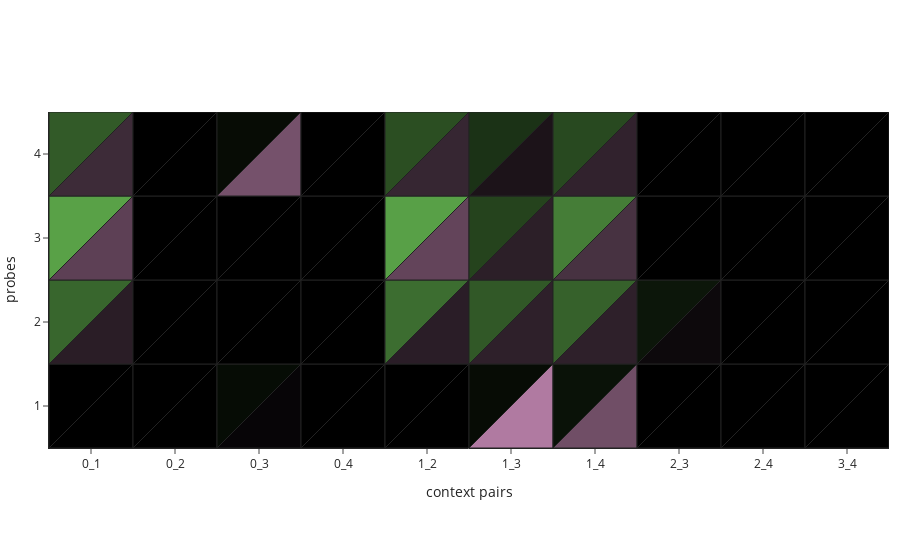

The code cell stored with this chart in its notebook:
### Markdown cell above
# double heatplot (contextual metrics) for example cell

### Code cell
fig = make_subplots(1,1)
width = 6 # in inches
heigh = width * 4/9 # aspect ratio of heatmap
_ = fig.update_layout(template='simple_white',
                      margin=dict(l=10, r=10, t=10, b=10),
                      # width=round(ppi*width), height=round(ppi*heigh),
                      showlegend=False)

row, col = 1, 1

# turns long format data into an array with dimension Probe * context_pair
to_pivot = filtered.loc[(filtered['id'] == cellid),
                         ['context_pair', 'trans_pair', 'probe', 'metric', 'value']]
sqr_df = to_pivot.pivot_table(index=['metric','probe'], columns=['context_pair'], values='value')
amplitudes = sqr_df.loc["integral (d'*ms)", :]
durations = sqr_df.loc["center of mass (ms)", :]

# general shapes of the upper and lower triangles to be passed to Scatter x and y
xu, yu = np.array([0,0,1,0]), np.array([0,1,1,0])
xl, yl = np.array([0,1,1,0]), np.array([0,0,1,0])

# defines colors corresponding to normalized metric values
norm_amp = (amplitudes.values / amplitudes.values.max()).flatten()
norm_dur = (durations.values / durations.values.max()).flatten()

amp_cscale = pc.make_colorscale(['#000000', Green])
dur_cscale = pc.make_colorscale(['#000000', Purple])

amp_color = np.asarray(pc.sample_colorscale(amp_cscale, norm_amp)).reshape(amplitudes.shape)
dur_color = np.asarray(pc.sample_colorscale(dur_cscale, norm_dur)).reshape(durations.shape)

for nn, (p, c) in enumerate(np.ndindex(amplitudes.shape)):

    # amplitud uppe half
    _ = fig.add_trace(go.Scatter(x=xu+c, y=yu+p, mode='lines',
                                 line_width=1, line_color='#222222',
                                 fill='toself', fillcolor=amp_color[p,c],
                                 marker=dict(color=amplitudes.values[p,c],
                                             coloraxis='coloraxis',
                                             cmin=0, cmax=amplitudes.values.max(),
                                             showscale=True,
                                             )
                                 ),
                      row=row, col=col)

    # duration lower half
    _ = fig.add_trace(go.Scatter(x=xl+c, y=yl+p, mode='lines',
                                 line_width=1, line_color='#222222',
                                 fill='toself', fillcolor=dur_color[p,c],
                                 marker=dict(
                                             color=durations.values[p,c],
                                             coloraxis='coloraxis2',
                                             cmin=0, cmax=durations.values.max(),
                                             showscale=True,
                                             )),
                      row=row, col=col)

# add dummy traces for their color bars
# _ = fig.add_trace(go.Scatter(x=[None], y=[None], mode='markers',
#                             marker=dict(colorscale=amp_cscale, showscale=True,
#                                         cmin=0, cmax=amplitudes.values.max(),
#                                         colorbar=dict(
#                                             thickness=10,
#                                             title_text="amplitude (d'*ms)",
#                                             title_side='right',
#                                             tickangle=-90,
#                                             xanchor='left', x=1.15))),
#                   row=row, col=col)
#
# _ = fig.add_trace(go.Scatter(x=[None], y=[None], mode='markers',
#                             marker=dict(colorscale=dur_cscale, showscale=True,
#                                         cmin=0, cmax=durations.values.max(),
#                                         colorbar=dict(
#                                             thickness=10,
#                                             title_text="duration (ms)",
#                                             title_side='right',
#                                             tickangle=-90,
#                                             xanchor='left', x=1))),
#                   row=row, col=col)

# highlights the example probe context_pair combination
# ctx_idx = amplitudes.columns.to_list().index(f'{ctx_pair[0]:02}_{ctx_pair[1]:02}')
# _ = fig.add_shape(type='rect', x0=ctx_idx-0.5, x1=ctx_idx+0.5, y0=prb_idx-0.5, y1=prb_idx+0.5,
#                   line=dict(color='red', width=5), fillcolor='rgba(0,0,0,0)',
#                   row=row, col=col)

# strip left zero padding for better display
ticktexts = [f"{int(pp.split('_')[0])}_{int(pp.split('_')[1])}" for pp in amplitudes.columns.to_list()]
_ = fig.update_xaxes(title=dict(text='context pairs'),
                     anchor='y', scaleanchor='y',
                     constrain='domain',
                     tickmode = 'array',
                     tickvals=np.arange(amplitudes.columns.size)+0.5,
                     ticktext = ticktexts)

_ = fig.update_yaxes(title=dict(text='probes'), anchor = "x",
                     constrain='domain',
                     range=[0, amplitudes.index.size],
                     tickmode = 'array',
                     tickvals = np.arange(amplitudes.index.size)+0.5,
                     ticktext = amplitudes.index.to_list()
                     )

fig.update_layout(coloraxis=dict(colorscale='inferno',
                                 colorbar=dict(
                                     title=dict(
                                         text='neurons recruited (%)',
                                         side='right'
                                     ))))

fig.show()

### Figure 1 — Plotly figure (JSON) as saved in the notebook; plotly's stock layout.template omitted (floating-point values rounded to 4 significant figures)
{"data": [{"fill": "toself", "fillcolor": "rgb(0, 0, 0)", "line": {"color": "#222222", "width": 1}, "marker": {"cmax": 1238.0, "cmin": 0, "color": 0.0, "coloraxis": "coloraxis", "showscale": true}, "mode": "lines", "type": "scatter", "x": [0, 0, 1, 0], "xaxis": "x", "y": [0, 1, 1, 0], "yaxis": "y"}, {"fill": "toself", "fillcolor": "rgb(0, 0, 0)", "line": {"color": "#222222", "width": 1}, "marker": {"cmax": 699.3, "cmin": 0, "color": 0.0, "coloraxis": "coloraxis2", "showscale": true}, "mode": "lines", "type": "scatter", "x": [0, 1, 1, 0], "xaxis": "x", "y": [0, 0, 1, 0], "yaxis": "y"}, {"fill": "toself", "fillcolor": "rgb(0, 0, 0)", "line": {"color": "#222222", "width": 1}, "marker": {"cmax": 1238.0, "cmin": 0, "color": 0.0, "coloraxis": "coloraxis", "showscale": true}, "mode": "lines", "type": "scatter", "x": [1, 1, 2, 1], "xaxis": "x", "y": [0, 1, 1, 0], "yaxis": "y"}, {"fill": "toself", "fillcolor": "rgb(0, 0, 0)", "line": {"color": "#222222", "width": 1}, "marker": {"cmax": 699.3, "cmin": 0, "color": 0.0, "coloraxis": "coloraxis2", "showscale": true}, "mode": "lines", "type": "scatter", "x": [1, 2, 2, 1], "xaxis": "x", "y": [0, 0, 1, 0], "yaxis": "y"}, {"fill": "toself", "fillcolor": "rgb(6, 12, 5)", "line": {"color": "#222222", "width": 1}, "marker": {"cmax": 1238.0, "cmin": 0, "color": 89.7, "coloraxis": "coloraxis", "showscale": true}, "mode": "lines", "type": "scatter", "x": [2, 2, 3, 2], "xaxis": "x", "y": [0, 1, 1, 0], "yaxis": "y"}, {"fill": "toself", "fillcolor": "rgb(7, 5, 7)", "line": {"color": "#222222", "width": 1}, "marker": {"cmax": 699.3, "cmin": 0, "color": 28.8, "coloraxis": "coloraxis2", "showscale": true}, "mode": "lines", "type": "scatter", "x": [2, 3, 3, 2], "xaxis": "x", "y": [0, 0, 1, 0], "yaxis": "y"}, {"fill": "toself", "fillcolor": "rgb(0, 0, 0)", "line": {"color": "#222222", "width": 1}, "marker": {"cmax": 1238.0, "cmin": 0, "color": 0.0, "coloraxis": "coloraxis", "showscale": true}, "mode": "lines", "type": "scatter", "x": [3, 3, 4, 3], "xaxis": "x", "y": [0, 1, 1, 0], "yaxis": "y"}, {"fill": "toself", "fillcolor": "rgb(0, 0, 0)", "line": {"color": "#222222", "width": 1}, "marker": {"cmax": 699.3, "cmin": 0, "color": 0.0, "coloraxis": "coloraxis2", "showscale": true}, "mode": "lines", "type": "scatter", "x": [3, 4, 4, 3], "xaxis": "x", "y": [0, 0, 1, 0], "yaxis": "y"}, {"fill": "toself", "fillcolor": "rgb(0, 0, 0)", "line": {"color": "#222222", "width": 1}, "marker": {"cmax": 1238.0, "cmin": 0, "color": 0.0, "coloraxis": "coloraxis", "showscale": true}, "mode": "lines", "type": "scatter", "x": [4, 4, 5, 4], "xaxis": "x", "y": [0, 1, 1, 0], "yaxis": "y"}, {"fill": "toself", "fillcolor": "rgb(0, 0, 0)", "line": {"color": "#222222", "width": 1}, "marker": {"cmax": 699.3, "cmin": 0, "color": 0.0, "coloraxis": "coloraxis2", "showscale": true}, "mode": "lines", "type": "scatter", "x": [4, 5, 5, 4], "xaxis": "x", "y": [0, 0, 1, 0], "yaxis": "y"}, {"fill": "toself", "fillcolor": "rgb(7, 12, 5)", "line": {"color": "#222222", "width": 1}, "marker": {"cmax": 1238.0, "cmin": 0, "color": 92.96, "coloraxis": "coloraxis", "showscale": true}, "mode": "lines", "type": "scatter", "x": [5, 5, 6, 5], "xaxis": "x", "y": [0, 1, 1, 0], "yaxis": "y"}, {"fill": "toself", "fillcolor": "rgb(176, 122, 161)", "line": {"color": "#222222", "width": 1}, "marker": {"cmax": 699.3, "cmin": 0, "color": 699.3, "coloraxis": "coloraxis2", "showscale": true}, "mode": "lines", "type": "scatter", "x": [5, 6, 6, 5], "xaxis": "x", "y": [0, 0, 1, 0], "yaxis": "y"}, {"fill": "toself", "fillcolor": "rgb(10, 18, 8)", "line": {"color": "#222222", "width": 1}, "marker": {"cmax": 1238.0, "cmin": 0, "color": 136.4, "coloraxis": "coloraxis", "showscale": true}, "mode": "lines", "type": "scatter", "x": [6, 6, 7, 6], "xaxis": "x", "y": [0, 1, 1, 0], "yaxis": "y"}, {"fill": "toself", "fillcolor": "rgb(112, 78, 102)", "line": {"color": "#222222", "width": 1}, "marker": {"cmax": 699.3, "cmin": 0, "color": 444.5, "coloraxis": "coloraxis2", "showscale": true}, "mode": "lines", "type": "scatter", "x": [6, 7, 7, 6], "xaxis": "x", "y": [0, 0, 1, 0], "yaxis": "y"}, {"fill": "toself", "fillcolor": "rgb(0, 0, 0)", "line": {"color": "#222222", "width": 1}, "marker": {"cmax": 1238.0, "cmin": 0, "color": 0.0, "coloraxis": "coloraxis", "showscale": true}, "mode": "lines", "type": "scatter", "x": [7, 7, 8, 7], "xaxis": "x", "y": [0, 1, 1, 0], "yaxis": "y"}, {"fill": "toself", "fillcolor": "rgb(0, 0, 0)", "line": {"color": "#222222", "width": 1}, "marker": {"cmax": 699.3, "cmin": 0, "color": 0.0, "coloraxis": "coloraxis2", "showscale": true}, "mode": "lines", "type": "scatter", "x": [7, 8, 8, 7], "xaxis": "x", "y": [0, 0, 1, 0], "yaxis": "y"}, {"fill": "toself", "fillcolor": "rgb(0, 0, 0)", "line": {"color": "#222222", "width": 1}, "marker": {"cmax": 1238.0, "cmin": 0, "color": 0.0, "coloraxis": "coloraxis", "showscale": true}, "mode": "lines", "type": "scatter", "x": [8, 8, 9, 8], "xaxis": "x", "y": [0, 1, 1, 0], "yaxis": "y"}, {"fill": "toself", "fillcolor": "rgb(0, 0, 0)", "line": {"color": "#222222", "width": 1}, "marker": {"cmax": 699.3, "cmin": 0, "color": 0.0, "coloraxis": "coloraxis2", "showscale": true}, "mode": "lines", "type": "scatter", "x": [8, 9, 9, 8], "xaxis": "x", "y": [0, 0, 1, 0], "yaxis": "y"}, {"fill": "toself", "fillcolor": "rgb(0, 0, 0)", "line": {"color": "#222222", "width": 1}, "marker": {"cmax": 1238.0, "cmin": 0, "color": 0.0, "coloraxis": "coloraxis", "showscale": true}, "mode": "lines", "type": "scatter", "x": [9, 9, 10, 9], "xaxis": "x", "y": [0, 1, 1, 0], "yaxis": "y"}, {"fill": "toself", "fillcolor": "rgb(0, 0, 0)", "line": {"color": "#222222", "width": 1}, "marker": {"cmax": 699.3, "cmin": 0, "color": 0.0, "coloraxis": "coloraxis2", "showscale": true}, "mode": "lines", "type": "scatter", "x": [9, 10, 10, 9], "xaxis": "x", "y": [0, 0, 1, 0], "yaxis": "y"}, {"fill": "toself", "fillcolor": "rgb(56, 102, 45)", "line": {"color": "#222222", "width": 1}, "marker": {"cmax": 1238.0, "cmin": 0, "color": 782.0, "coloraxis": "coloraxis", "showscale": true}, "mode": "lines", "type": "scatter", "x": [0, 0, 1, 0], "xaxis": "x", "y": [1, 2, 2, 1], "yaxis": "y"}, {"fill": "toself", "fillcolor": "rgb(42, 29, 38)", "line": {"color": "#222222", "width": 1}, "marker": {"cmax": 699.3, "cmin": 0, "color": 166.8, "coloraxis": "coloraxis2", "showscale": true}, "mode": "lines", "type": "scatter", "x": [0, 1, 1, 0], "xaxis": "x", "y": [1, 1, 2, 1], "yaxis": "y"}, {"fill": "toself", "fillcolor": "rgb(0, 0, 0)", "line": {"color": "#222222", "width": 1}, "marker": {"cmax": 1238.0, "cmin": 0, "color": 0.0, "coloraxis": "coloraxis", "showscale": true}, "mode": "lines", "type": "scatter", "x": [1, 1, 2, 1], "xaxis": "x", "y": [1, 2, 2, 1], "yaxis": "y"}, {"fill": "toself", "fillcolor": "rgb(0, 0, 0)", "line": {"color": "#222222", "width": 1}, "marker": {"cmax": 699.3, "cmin": 0, "color": 0.0, "coloraxis": "coloraxis2", "showscale": true}, "mode": "lines", "type": "scatter", "x": [1, 2, 2, 1], "xaxis": "x", "y": [1, 1, 2, 1], "yaxis": "y"}, {"fill": "toself", "fillcolor": "rgb(0, 0, 0)", "line": {"color": "#222222", "width": 1}, "marker": {"cmax": 1238.0, "cmin": 0, "color": 0.0, "coloraxis": "coloraxis", "showscale": true}, "mode": "lines", "type": "scatter", "x": [2, 2, 3, 2], "xaxis": "x", "y": [1, 2, 2, 1], "yaxis": "y"}, {"fill": "toself", "fillcolor": "rgb(0, 0, 0)", "line": {"color": "#222222", "width": 1}, "marker": {"cmax": 699.3, "cmin": 0, "color": 0.0, "coloraxis": "coloraxis2", "showscale": true}, "mode": "lines", "type": "scatter", "x": [2, 3, 3, 2], "xaxis": "x", "y": [1, 1, 2, 1], "yaxis": "y"}, {"fill": "toself", "fillcolor": "rgb(0, 0, 0)", "line": {"color": "#222222", "width": 1}, "marker": {"cmax": 1238.0, "cmin": 0, "color": 0.0, "coloraxis": "coloraxis", "showscale": true}, "mode": "lines", "type": "scatter", "x": [3, 3, 4, 3], "xaxis": "x", "y": [1, 2, 2, 1], "yaxis": "y"}, {"fill": "toself", "fillcolor": "rgb(0, 0, 0)", "line": {"color": "#222222", "width": 1}, "marker": {"cmax": 699.3, "cmin": 0, "color": 0.0, "coloraxis": "coloraxis2", "showscale": true}, "mode": "lines", "type": "scatter", "x": [3, 4, 4, 3], "xaxis": "x", "y": [1, 1, 2, 1], "yaxis": "y"}, {"fill": "toself", "fillcolor": "rgb(60, 109, 48)", "line": {"color": "#222222", "width": 1}, "marker": {"cmax": 1238.0, "cmin": 0, "color": 835.0, "coloraxis": "coloraxis", "showscale": true}, "mode": "lines", "type": "scatter", "x": [4, 4, 5, 4], "xaxis": "x", "y": [1, 2, 2, 1], "yaxis": "y"}, {"fill": "toself", "fillcolor": "rgb(42, 29, 39)", "line": {"color": "#222222", "width": 1}, "marker": {"cmax": 699.3, "cmin": 0, "color": 167.9, "coloraxis": "coloraxis2", "showscale": true}, "mode": "lines", "type": "scatter", "x": [4, 5, 5, 4], "xaxis": "x", "y": [1, 1, 2, 1], "yaxis": "y"}, {"fill": "toself", "fillcolor": "rgb(49, 88, 39)", "line": {"color": "#222222", "width": 1}, "marker": {"cmax": 1238.0, "cmin": 0, "color": 675.2, "coloraxis": "coloraxis", "showscale": true}, "mode": "lines", "type": "scatter", "x": [5, 5, 6, 5], "xaxis": "x", "y": [1, 2, 2, 1], "yaxis": "y"}, {"fill": "toself", "fillcolor": "rgb(46, 32, 42)", "line": {"color": "#222222", "width": 1}, "marker": {"cmax": 699.3, "cmin": 0, "color": 181.4, "coloraxis": "coloraxis2", "showscale": true}, "mode": "lines", "type": "scatter", "x": [5, 6, 6, 5], "xaxis": "x", "y": [1, 1, 2, 1], "yaxis": "y"}, {"fill": "toself", "fillcolor": "rgb(54, 97, 43)", "line": {"color": "#222222", "width": 1}, "marker": {"cmax": 1238.0, "cmin": 0, "color": 746.3, "coloraxis": "coloraxis", "showscale": true}, "mode": "lines", "type": "scatter", "x": [6, 6, 7, 6], "xaxis": "x", "y": [1, 2, 2, 1], "yaxis": "y"}, {"fill": "toself", "fillcolor": "rgb(46, 32, 42)", "line": {"color": "#222222", "width": 1}, "marker": {"cmax": 699.3, "cmin": 0, "color": 181.5, "coloraxis": "coloraxis2", "showscale": true}, "mode": "lines", "type": "scatter", "x": [6, 7, 7, 6], "xaxis": "x", "y": [1, 1, 2, 1], "yaxis": "y"}, {"fill": "toself", "fillcolor": "rgb(12, 22, 10)", "line": {"color": "#222222", "width": 1}, "marker": {"cmax": 1238.0, "cmin": 0, "color": 170.6, "coloraxis": "coloraxis", "showscale": true}, "mode": "lines", "type": "scatter", "x": [7, 7, 8, 7], "xaxis": "x", "y": [1, 2, 2, 1], "yaxis": "y"}, {"fill": "toself", "fillcolor": "rgb(13, 9, 12)", "line": {"color": "#222222", "width": 1}, "marker": {"cmax": 699.3, "cmin": 0, "color": 52.4, "coloraxis": "coloraxis2", "showscale": true}, "mode": "lines", "type": "scatter", "x": [7, 8, 8, 7], "xaxis": "x", "y": [1, 1, 2, 1], "yaxis": "y"}, {"fill": "toself", "fillcolor": "rgb(0, 0, 0)", "line": {"color": "#222222", "width": 1}, "marker": {"cmax": 1238.0, "cmin": 0, "color": 0.0, "coloraxis": "coloraxis", "showscale": true}, "mode": "lines", "type": "scatter", "x": [8, 8, 9, 8], "xaxis": "x", "y": [1, 2, 2, 1], "yaxis": "y"}, {"fill": "toself", "fillcolor": "rgb(0, 0, 0)", "line": {"color": "#222222", "width": 1}, "marker": {"cmax": 699.3, "cmin": 0, "color": 0.0, "coloraxis": "coloraxis2", "showscale": true}, "mode": "lines", "type": "scatter", "x": [8, 9, 9, 8], "xaxis": "x", "y": [1, 1, 2, 1], "yaxis": "y"}, {"fill": "toself", "fillcolor": "rgb(0, 0, 0)", "line": {"color": "#222222", "width": 1}, "marker": {"cmax": 1238.0, "cmin": 0, "color": 0.0, "coloraxis": "coloraxis", "showscale": true}, "mode": "lines", "type": "scatter", "x": [9, 9, 10, 9], "xaxis": "x", "y": [1, 2, 2, 1], "yaxis": "y"}, {"fill": "toself", "fillcolor": "rgb(0, 0, 0)", "line": {"color": "#222222", "width": 1}, "marker": {"cmax": 699.3, "cmin": 0, "color": 0.0, "coloraxis": "coloraxis2", "showscale": true}, "mode": "lines", "type": "scatter", "x": [9, 10, 10, 9], "xaxis": "x", "y": [1, 1, 2, 1], "yaxis": "y"}, {"fill": "toself", "fillcolor": "rgb(89, 161, 71)", "line": {"color": "#222222", "width": 1}, "marker": {"cmax": 1238.0, "cmin": 0, "color": 1238.0, "coloraxis": "coloraxis", "showscale": true}, "mode": "lines", "type": "scatter", "x": [0, 0, 1, 0], "xaxis": "x", "y": [2, 3, 3, 2], "yaxis": "y"}, {"fill": "toself", "fillcolor": "rgb(93, 64, 85)", "line": {"color": "#222222", "width": 1}, "marker": {"cmax": 699.3, "cmin": 0, "color": 369.2, "coloraxis": "coloraxis2", "showscale": true}, "mode": "lines", "type": "scatter", "x": [0, 1, 1, 0], "xaxis": "x", "y": [2, 2, 3, 2], "yaxis": "y"}, {"fill": "toself", "fillcolor": "rgb(0, 0, 0)", "line": {"color": "#222222", "width": 1}, "marker": {"cmax": 1238.0, "cmin": 0, "color": 0.0, "coloraxis": "coloraxis", "showscale": true}, "mode": "lines", "type": "scatter", "x": [1, 1, 2, 1], "xaxis": "x", "y": [2, 3, 3, 2], "yaxis": "y"}, {"fill": "toself", "fillcolor": "rgb(0, 0, 0)", "line": {"color": "#222222", "width": 1}, "marker": {"cmax": 699.3, "cmin": 0, "color": 0.0, "coloraxis": "coloraxis2", "showscale": true}, "mode": "lines", "type": "scatter", "x": [1, 2, 2, 1], "xaxis": "x", "y": [2, 2, 3, 2], "yaxis": "y"}, {"fill": "toself", "fillcolor": "rgb(0, 0, 0)", "line": {"color": "#222222", "width": 1}, "marker": {"cmax": 1238.0, "cmin": 0, "color": 0.0, "coloraxis": "coloraxis", "showscale": true}, "mode": "lines", "type": "scatter", "x": [2, 2, 3, 2], "xaxis": "x", "y": [2, 3, 3, 2], "yaxis": "y"}, {"fill": "toself", "fillcolor": "rgb(0, 0, 0)", "line": {"color": "#222222", "width": 1}, "marker": {"cmax": 699.3, "cmin": 0, "color": 0.0, "coloraxis": "coloraxis2", "showscale": true}, "mode": "lines", "type": "scatter", "x": [2, 3, 3, 2], "xaxis": "x", "y": [2, 2, 3, 2], "yaxis": "y"}, {"fill": "toself", "fillcolor": "rgb(0, 0, 0)", "line": {"color": "#222222", "width": 1}, "marker": {"cmax": 1238.0, "cmin": 0, "color": 0.0, "coloraxis": "coloraxis", "showscale": true}, "mode": "lines", "type": "scatter", "x": [3, 3, 4, 3], "xaxis": "x", "y": [2, 3, 3, 2], "yaxis": "y"}, {"fill": "toself", "fillcolor": "rgb(0, 0, 0)", "line": {"color": "#222222", "width": 1}, "marker": {"cmax": 699.3, "cmin": 0, "color": 0.0, "coloraxis": "coloraxis2", "showscale": true}, "mode": "lines", "type": "scatter", "x": [3, 4, 4, 3], "xaxis": "x", "y": [2, 2, 3, 2], "yaxis": "y"}, {"fill": "toself", "fillcolor": "rgb(88, 160, 71)", "line": {"color": "#222222", "width": 1}, "marker": {"cmax": 1238.0, "cmin": 0, "color": 1231.0, "coloraxis": "coloraxis", "showscale": true}, "mode": "lines", "type": "scatter", "x": [4, 4, 5, 4], "xaxis": "x", "y": [2, 3, 3, 2], "yaxis": "y"}, {"fill": "toself", "fillcolor": "rgb(99, 68, 90)", "line": {"color": "#222222", "width": 1}, "marker": {"cmax": 699.3, "cmin": 0, "color": 392.3, "coloraxis": "coloraxis2", "showscale": true}, "mode": "lines", "type": "scatter", "x": [4, 5, 5, 4], "xaxis": "x", "y": [2, 2, 3, 2], "yaxis": "y"}, {"fill": "toself", "fillcolor": "rgb(37, 67, 29)", "line": {"color": "#222222", "width": 1}, "marker": {"cmax": 1238.0, "cmin": 0, "color": 513.7, "coloraxis": "coloraxis", "showscale": true}, "mode": "lines", "type": "scatter", "x": [5, 5, 6, 5], "xaxis": "x", "y": [2, 3, 3, 2], "yaxis": "y"}, {"fill": "toself", "fillcolor": "rgb(44, 31, 40)", "line": {"color": "#222222", "width": 1}, "marker": {"cmax": 699.3, "cmin": 0, "color": 175.9, "coloraxis": "coloraxis2", "showscale": true}, "mode": "lines", "type": "scatter", "x": [5, 6, 6, 5], "xaxis": "x", "y": [2, 2, 3, 2], "yaxis": "y"}, {"fill": "toself", "fillcolor": "rgb(69, 125, 55)", "line": {"color": "#222222", "width": 1}, "marker": {"cmax": 1238.0, "cmin": 0, "color": 963.9, "coloraxis": "coloraxis", "showscale": true}, "mode": "lines", "type": "scatter", "x": [6, 6, 7, 6], "xaxis": "x", "y": [2, 3, 3, 2], "yaxis": "y"}, {"fill": "toself", "fillcolor": "rgb(71, 50, 65)", "line": {"color": "#222222", "width": 1}, "marker": {"cmax": 699.3, "cmin": 0, "color": 284.0, "coloraxis": "coloraxis2", "showscale": true}, "mode": "lines", "type": "scatter", "x": [6, 7, 7, 6], "xaxis": "x", "y": [2, 2, 3, 2], "yaxis": "y"}, {"fill": "toself", "fillcolor": "rgb(0, 0, 0)", "line": {"color": "#222222", "width": 1}, "marker": {"cmax": 1238.0, "cmin": 0, "color": 0.0, "coloraxis": "coloraxis", "showscale": true}, "mode": "lines", "type": "scatter", "x": [7, 7, 8, 7], "xaxis": "x", "y": [2, 3, 3, 2], "yaxis": "y"}, {"fill": "toself", "fillcolor": "rgb(0, 0, 0)", "line": {"color": "#222222", "width": 1}, "marker": {"cmax": 699.3, "cmin": 0, "color": 0.0, "coloraxis": "coloraxis2", "showscale": true}, "mode": "lines", "type": "scatter", "x": [7, 8, 8, 7], "xaxis": "x", "y": [2, 2, 3, 2], "yaxis": "y"}, {"fill": "toself", "fillcolor": "rgb(0, 0, 0)", "line": {"color": "#222222", "width": 1}, "marker": {"cmax": 1238.0, "cmin": 0, "color": 0.0, "coloraxis": "coloraxis", "showscale": true}, "mode": "lines", "type": "scatter", "x": [8, 8, 9, 8], "xaxis": "x", "y": [2, 3, 3, 2], "yaxis": "y"}, {"fill": "toself", "fillcolor": "rgb(0, 0, 0)", "line": {"color": "#222222", "width": 1}, "marker": {"cmax": 699.3, "cmin": 0, "color": 0.0, "coloraxis": "coloraxis2", "showscale": true}, "mode": "lines", "type": "scatter", "x": [8, 9, 9, 8], "xaxis": "x", "y": [2, 2, 3, 2], "yaxis": "y"}, {"fill": "toself", "fillcolor": "rgb(0, 0, 0)", "line": {"color": "#222222", "width": 1}, "marker": {"cmax": 1238.0, "cmin": 0, "color": 0.0, "coloraxis": "coloraxis", "showscale": true}, "mode": "lines", "type": "scatter", "x": [9, 9, 10, 9], "xaxis": "x", "y": [2, 3, 3, 2], "yaxis": "y"}, {"fill": "toself", "fillcolor": "rgb(0, 0, 0)", "line": {"color": "#222222", "width": 1}, "marker": {"cmax": 699.3, "cmin": 0, "color": 0.0, "coloraxis": "coloraxis2", "showscale": true}, "mode": "lines", "type": "scatter", "x": [9, 10, 10, 9], "xaxis": "x", "y": [2, 2, 3, 2], "yaxis": "y"}, {"fill": "toself", "fillcolor": "rgb(50, 90, 40)", "line": {"color": "#222222", "width": 1}, "marker": {"cmax": 1238.0, "cmin": 0, "color": 693.9, "coloraxis": "coloraxis", "showscale": true}, "mode": "lines", "type": "scatter", "x": [0, 0, 1, 0], "xaxis": "x", "y": [3, 4, 4, 3], "yaxis": "y"}, {"fill": "toself", "fillcolor": "rgb(61, 43, 56)", "line": {"color": "#222222", "width": 1}, "marker": {"cmax": 699.3, "cmin": 0, "color": 244.2, "coloraxis": "coloraxis2", "showscale": true}, "mode": "lines", "type": "scatter", "x": [0, 1, 1, 0], "xaxis": "x", "y": [3, 3, 4, 3], "yaxis": "y"}, {"fill": "toself", "fillcolor": "rgb(0, 0, 0)", "line": {"color": "#222222", "width": 1}, "marker": {"cmax": 1238.0, "cmin": 0, "color": 0.0, "coloraxis": "coloraxis", "showscale": true}, "mode": "lines", "type": "scatter", "x": [1, 1, 2, 1], "xaxis": "x", "y": [3, 4, 4, 3], "yaxis": "y"}, {"fill": "toself", "fillcolor": "rgb(0, 0, 0)", "line": {"color": "#222222", "width": 1}, "marker": {"cmax": 699.3, "cmin": 0, "color": 0.0, "coloraxis": "coloraxis2", "showscale": true}, "mode": "lines", "type": "scatter", "x": [1, 2, 2, 1], "xaxis": "x", "y": [3, 3, 4, 3], "yaxis": "y"}, {"fill": "toself", "fillcolor": "rgb(7, 12, 5)", "line": {"color": "#222222", "width": 1}, "marker": {"cmax": 1238.0, "cmin": 0, "color": 90.55, "coloraxis": "coloraxis", "showscale": true}, "mode": "lines", "type": "scatter", "x": [2, 2, 3, 2], "xaxis": "x", "y": [3, 4, 4, 3], "yaxis": "y"}, {"fill": "toself", "fillcolor": "rgb(117, 81, 107)", "line": {"color": "#222222", "width": 1}, "marker": {"cmax": 699.3, "cmin": 0, "color": 466.1, "coloraxis": "coloraxis2", "showscale": true}, "mode": "lines", "type": "scatter", "x": [2, 3, 3, 2], "xaxis": "x", "y": [3, 3, 4, 3], "yaxis": "y"}, {"fill": "toself", "fillcolor": "rgb(0, 0, 0)", "line": {"color": "#222222", "width": 1}, "marker": {"cmax": 1238.0, "cmin": 0, "color": 0.0, "coloraxis": "coloraxis", "showscale": true}, "mode": "lines", "type": "scatter", "x": [3, 3, 4, 3], "xaxis": "x", "y": [3, 4, 4, 3], "yaxis": "y"}, {"fill": "toself", "fillcolor": "rgb(0, 0, 0)", "line": {"color": "#222222", "width": 1}, "marker": {"cmax": 699.3, "cmin": 0, "color": 0.0, "coloraxis": "coloraxis2", "showscale": true}, "mode": "lines", "type": "scatter", "x": [3, 4, 4, 3], "xaxis": "x", "y": [3, 3, 4, 3], "yaxis": "y"}, {"fill": "toself", "fillcolor": "rgb(43, 78, 34)", "line": {"color": "#222222", "width": 1}, "marker": {"cmax": 1238.0, "cmin": 0, "color": 597.9, "coloraxis": "coloraxis", "showscale": true}, "mode": "lines", "type": "scatter", "x": [4, 4, 5, 4], "xaxis": "x", "y": [3, 4, 4, 3], "yaxis": "y"}, {"fill": "toself", "fillcolor": "rgb(54, 38, 50)", "line": {"color": "#222222", "width": 1}, "marker": {"cmax": 699.3, "cmin": 0, "color": 216.2, "coloraxis": "coloraxis2", "showscale": true}, "mode": "lines", "type": "scatter", "x": [4, 5, 5, 4], "xaxis": "x", "y": [3, 3, 4, 3], "yaxis": "y"}, {"fill": "toself", "fillcolor": "rgb(27, 50, 22)", "line": {"color": "#222222", "width": 1}, "marker": {"cmax": 1238.0, "cmin": 0, "color": 381.3, "coloraxis": "coloraxis", "showscale": true}, "mode": "lines", "type": "scatter", "x": [5, 5, 6, 5], "xaxis": "x", "y": [3, 4, 4, 3], "yaxis": "y"}, {"fill": "toself", "fillcolor": "rgb(28, 19, 25)", "line": {"color": "#222222", "width": 1}, "marker": {"cmax": 699.3, "cmin": 0, "color": 110.1, "coloraxis": "coloraxis2", "showscale": true}, "mode": "lines", "type": "scatter", "x": [5, 6, 6, 5], "xaxis": "x", "y": [3, 3, 4, 3], "yaxis": "y"}, {"fill": "toself", "fillcolor": "rgb(40, 73, 32)", "line": {"color": "#222222", "width": 1}, "marker": {"cmax": 1238.0, "cmin": 0, "color": 559.3, "coloraxis": "coloraxis", "showscale": true}, "mode": "lines", "type": "scatter", "x": [6, 6, 7, 6], "xaxis": "x", "y": [3, 4, 4, 3], "yaxis": "y"}, {"fill": "toself", "fillcolor": "rgb(49, 34, 45)", "line": {"color": "#222222", "width": 1}, "marker": {"cmax": 699.3, "cmin": 0, "color": 193.3, "coloraxis": "coloraxis2", "showscale": true}, "mode": "lines", "type": "scatter", "x": [6, 7, 7, 6], "xaxis": "x", "y": [3, 3, 4, 3], "yaxis": "y"}, {"fill": "toself", "fillcolor": "rgb(0, 0, 0)", "line": {"color": "#222222", "width": 1}, "marker": {"cmax": 1238.0, "cmin": 0, "color": 0.0, "coloraxis": "coloraxis", "showscale": true}, "mode": "lines", "type": "scatter", "x": [7, 7, 8, 7], "xaxis": "x", "y": [3, 4, 4, 3], "yaxis": "y"}, {"fill": "toself", "fillcolor": "rgb(0, 0, 0)", "line": {"color": "#222222", "width": 1}, "marker": {"cmax": 699.3, "cmin": 0, "color": 0.0, "coloraxis": "coloraxis2", "showscale": true}, "mode": "lines", "type": "scatter", "x": [7, 8, 8, 7], "xaxis": "x", "y": [3, 3, 4, 3], "yaxis": "y"}, {"fill": "toself", "fillcolor": "rgb(0, 0, 0)", "line": {"color": "#222222", "width": 1}, "marker": {"cmax": 1238.0, "cmin": 0, "color": 0.0, "coloraxis": "coloraxis", "showscale": true}, "mode": "lines", "type": "scatter", "x": [8, 8, 9, 8], "xaxis": "x", "y": [3, 4, 4, 3], "yaxis": "y"}, {"fill": "toself", "fillcolor": "rgb(0, 0, 0)", "line": {"color": "#222222", "width": 1}, "marker": {"cmax": 699.3, "cmin": 0, "color": 0.0, "coloraxis": "coloraxis2", "showscale": true}, "mode": "lines", "type": "scatter", "x": [8, 9, 9, 8], "xaxis": "x", "y": [3, 3, 4, 3], "yaxis": "y"}, {"fill": "toself", "fillcolor": "rgb(0, 0, 0)", "line": {"color": "#222222", "width": 1}, "marker": {"cmax": 1238.0, "cmin": 0, "color": 0.0, "coloraxis": "coloraxis", "showscale": true}, "mode": "lines", "type": "scatter", "x": [9, 9, 10, 9], "xaxis": "x", "y": [3, 4, 4, 3], "yaxis": "y"}, {"fill": "toself", "fillcolor": "rgb(0, 0, 0)", "line": {"color": "#222222", "width": 1}, "marker": {"cmax": 699.3, "cmin": 0, "color": 0.0, "coloraxis": "coloraxis2", "showscale": true}, "mode": "lines", "type": "scatter", "x": [9, 10, 10, 9], "xaxis": "x", "y": [3, 3, 4, 3], "yaxis": "y"}], "layout": {"coloraxis": {"colorbar": {"title": {"side": "right", "text": "neurons recruited (%)"}}, "colorscale": [[0.0, "#000004"], [0.1111, "#1b0c41"], [0.2222, "#4a0c6b"], [0.3333, "#781c6d"], [0.4444, "#a52c60"], [0.5556, "#cf4446"], [0.6667, "#ed6925"], [0.7778, "#fb9b06"], [0.8889, "#f7d13d"], [1.0, "#fcffa4"]]}, "margin": {"b": 10, "l": 10, "r": 10, "t": 10}, "showlegend": false, "xaxis": {"anchor": "y", "constrain": "domain", "domain": [0.0, 1.0], "scaleanchor": "y", "tickmode": "array", "ticktext": ["0_1", "0_2", "0_3", "0_4", "1_2", "1_3", "1_4", "2_3", "2_4", "3_4"], "tickvals": [0.5, 1.5, 2.5, 3.5, 4.5, 5.5, 6.5, 7.5, 8.5, 9.5], "title": {"text": "context pairs"}}, "yaxis": {"anchor": "x", "constrain": "domain", "domain": [0.0, 1.0], "range": [0, 4], "tickmode": "array", "ticktext": [1, 2, 3, 4], "tickvals": [0.5, 1.5, 2.5, 3.5], "title": {"text": "probes"}}}}
